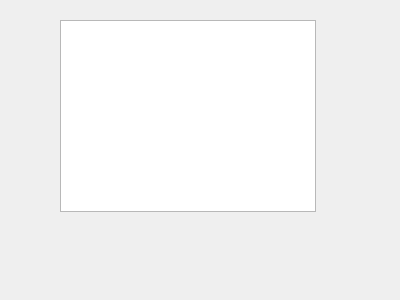
<?xml version="1.0" encoding="UTF-8"?>
<ui version="4.0">
 <class>DialogDeviceData</class>
 <widget class="QDialog" name="DialogDeviceData">
  <property name="geometry">
   <rect>
    <x>0</x>
    <y>0</y>
    <width>400</width>
    <height>300</height>
   </rect>
  </property>
  <property name="windowTitle">
   <string>历史数据</string>
  </property>
  <widget class="QWidget" name="gridLayoutWidget">
   <property name="geometry">
    <rect>
     <x>60</x>
     <y>20</y>
     <width>264</width>
     <height>194</height>
    </rect>
   </property>
   <layout class="QFormLayout" name="formLayout">
    <property name="sizeConstraint">
     <enum>QLayout::SetDefaultConstraint</enum>
    </property>
    <item row="0" column="0">
     <widget class="QTableWidget" name="tableWidget">
      <property name="sizePolicy">
       <sizepolicy hsizetype="Maximum" vsizetype="Maximum">
        <horstretch>0</horstretch>
        <verstretch>0</verstretch>
       </sizepolicy>
      </property>
     </widget>
    </item>
   </layout>
  </widget>
 </widget>
 <resources/>
 <connections/>
</ui>
